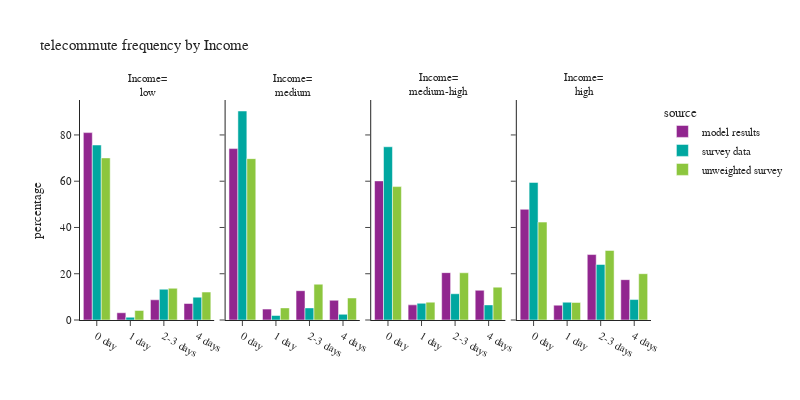

The notebook cell saved with this chart:
### Code cell
plot_segments(per_data,'hhincome_group','Income', 'Income')

### Figure 1 — Plotly figure (JSON) as saved in the notebook; plotly's stock layout.template omitted (floating-point values rounded to 4 significant figures)
{"data": [{"alignmentgroup": "True", "hovertemplate": "source=model results<br>hhincome_group=low<br>telecommute_frequency_des=%{x}<br>percentage=%{y}<extra></extra>", "legendgroup": "model results", "marker": {"color": "#91268F", "pattern": {"shape": ""}}, "name": "model results", "offsetgroup": "model results", "orientation": "v", "showlegend": true, "textposition": "auto", "type": "bar", "x": ["0 day", "1 day", "2-3 days", "4 days"], "xaxis": "x", "y": [81.01, 3.132, 8.729, 7.129], "yaxis": "y"}, {"alignmentgroup": "True", "hovertemplate": "source=model results<br>hhincome_group=medium<br>telecommute_frequency_des=%{x}<br>percentage=%{y}<extra></extra>", "legendgroup": "model results", "marker": {"color": "#91268F", "pattern": {"shape": ""}}, "name": "model results", "offsetgroup": "model results", "orientation": "v", "showlegend": false, "textposition": "auto", "type": "bar", "x": ["0 day", "1 day", "2-3 days", "4 days"], "xaxis": "x2", "y": [74.1, 4.706, 12.67, 8.527], "yaxis": "y2"}, {"alignmentgroup": "True", "hovertemplate": "source=model results<br>hhincome_group=medium-high<br>telecommute_frequency_des=%{x}<br>percentage=%{y}<extra></extra>", "legendgroup": "model results", "marker": {"color": "#91268F", "pattern": {"shape": ""}}, "name": "model results", "offsetgroup": "model results", "orientation": "v", "showlegend": false, "textposition": "auto", "type": "bar", "x": ["0 day", "1 day", "2-3 days", "4 days"], "xaxis": "x3", "y": [60.14, 6.546, 20.47, 12.85], "yaxis": "y3"}, {"alignmentgroup": "True", "hovertemplate": "source=model results<br>hhincome_group=high<br>telecommute_frequency_des=%{x}<br>percentage=%{y}<extra></extra>", "legendgroup": "model results", "marker": {"color": "#91268F", "pattern": {"shape": ""}}, "name": "model results", "offsetgroup": "model results", "orientation": "v", "showlegend": false, "textposition": "auto", "type": "bar", "x": ["0 day", "1 day", "2-3 days", "4 days"], "xaxis": "x4", "y": [47.86, 6.413, 28.29, 17.44], "yaxis": "y4"}, {"alignmentgroup": "True", "hovertemplate": "source=survey data<br>hhincome_group=low<br>telecommute_frequency_des=%{x}<br>percentage=%{y}<extra></extra>", "legendgroup": "survey data", "marker": {"color": "#00A7A0", "pattern": {"shape": ""}}, "name": "survey data", "offsetgroup": "survey data", "orientation": "v", "showlegend": true, "textposition": "auto", "type": "bar", "x": ["0 day", "1 day", "2-3 days", "4 days"], "xaxis": "x", "y": [75.65, 1.197, 13.3, 9.857], "yaxis": "y"}, {"alignmentgroup": "True", "hovertemplate": "source=survey data<br>hhincome_group=medium<br>telecommute_frequency_des=%{x}<br>percentage=%{y}<extra></extra>", "legendgroup": "survey data", "marker": {"color": "#00A7A0", "pattern": {"shape": ""}}, "name": "survey data", "offsetgroup": "survey data", "orientation": "v", "showlegend": false, "textposition": "auto", "type": "bar", "x": ["0 day", "1 day", "2-3 days", "4 days"], "xaxis": "x2", "y": [90.35, 1.95, 5.233, 2.466], "yaxis": "y2"}, {"alignmentgroup": "True", "hovertemplate": "source=survey data<br>hhincome_group=medium-high<br>telecommute_frequency_des=%{x}<br>percentage=%{y}<extra></extra>", "legendgroup": "survey data", "marker": {"color": "#00A7A0", "pattern": {"shape": ""}}, "name": "survey data", "offsetgroup": "survey data", "orientation": "v", "showlegend": false, "textposition": "auto", "type": "bar", "x": ["0 day", "1 day", "2-3 days", "4 days"], "xaxis": "x3", "y": [74.9, 7.223, 11.35, 6.53], "yaxis": "y3"}, {"alignmentgroup": "True", "hovertemplate": "source=survey data<br>hhincome_group=high<br>telecommute_frequency_des=%{x}<br>percentage=%{y}<extra></extra>", "legendgroup": "survey data", "marker": {"color": "#00A7A0", "pattern": {"shape": ""}}, "name": "survey data", "offsetgroup": "survey data", "orientation": "v", "showlegend": false, "textposition": "auto", "type": "bar", "x": ["0 day", "1 day", "2-3 days", "4 days"], "xaxis": "x4", "y": [59.46, 7.691, 24.01, 8.84], "yaxis": "y4"}, {"alignmentgroup": "True", "hovertemplate": "source=unweighted survey<br>hhincome_group=low<br>telecommute_frequency_des=%{x}<br>percentage=%{y}<extra></extra>", "legendgroup": "unweighted survey", "marker": {"color": "#8CC63E", "pattern": {"shape": ""}}, "name": "unweighted survey", "offsetgroup": "unweighted survey", "orientation": "v", "showlegend": true, "textposition": "auto", "type": "bar", "x": ["0 day", "1 day", "2-3 days", "4 days"], "xaxis": "x", "y": [70.08, 4.135, 13.71, 12.08], "yaxis": "y"}, {"alignmentgroup": "True", "hovertemplate": "source=unweighted survey<br>hhincome_group=medium<br>telecommute_frequency_des=%{x}<br>percentage=%{y}<extra></extra>", "legendgroup": "unweighted survey", "marker": {"color": "#8CC63E", "pattern": {"shape": ""}}, "name": "unweighted survey", "offsetgroup": "unweighted survey", "orientation": "v", "showlegend": false, "textposition": "auto", "type": "bar", "x": ["0 day", "1 day", "2-3 days", "4 days"], "xaxis": "x2", "y": [69.76, 5.238, 15.48, 9.524], "yaxis": "y2"}, {"alignmentgroup": "True", "hovertemplate": "source=unweighted survey<br>hhincome_group=medium-high<br>telecommute_frequency_des=%{x}<br>percentage=%{y}<extra></extra>", "legendgroup": "unweighted survey", "marker": {"color": "#8CC63E", "pattern": {"shape": ""}}, "name": "unweighted survey", "offsetgroup": "unweighted survey", "orientation": "v", "showlegend": false, "textposition": "auto", "type": "bar", "x": ["0 day", "1 day", "2-3 days", "4 days"], "xaxis": "x3", "y": [57.67, 7.714, 20.41, 14.21], "yaxis": "y3"}, {"alignmentgroup": "True", "hovertemplate": "source=unweighted survey<br>hhincome_group=high<br>telecommute_frequency_des=%{x}<br>percentage=%{y}<extra></extra>", "legendgroup": "unweighted survey", "marker": {"color": "#8CC63E", "pattern": {"shape": ""}}, "name": "unweighted survey", "offsetgroup": "unweighted survey", "orientation": "v", "showlegend": false, "textposition": "auto", "type": "bar", "x": ["0 day", "1 day", "2-3 days", "4 days"], "xaxis": "x4", "y": [42.32, 7.587, 30.07, 20.02], "yaxis": "y4"}], "layout": {"annotations": [{"font": {}, "showarrow": false, "text": "Income=<br>low", "x": 0.1175, "xanchor": "center", "xref": "paper", "y": 1.0, "yanchor": "bottom", "yref": "paper"}, {"font": {}, "showarrow": false, "text": "Income=<br>medium", "x": 0.3725, "xanchor": "center", "xref": "paper", "y": 1.0, "yanchor": "bottom", "yref": "paper"}, {"font": {}, "showarrow": false, "text": "Income=<br>medium-high", "x": 0.6275, "xanchor": "center", "xref": "paper", "y": 1.0, "yanchor": "bottom", "yref": "paper"}, {"font": {}, "showarrow": false, "text": "Income=<br>high", "x": 0.8825, "xanchor": "center", "xref": "paper", "y": 1.0, "yanchor": "bottom", "yref": "paper"}], "barmode": "group", "font": {"size": 11}, "height": 400, "legend": {"title": {"text": "source"}, "tracegroupgap": 0}, "title": {"text": "telecommute frequency by Income"}, "width": 800, "xaxis": {"anchor": "y", "domain": [0.0, 0.235], "title": {"text": ""}}, "xaxis2": {"anchor": "y2", "domain": [0.255, 0.49], "matches": "x", "title": {"text": ""}}, "xaxis3": {"anchor": "y3", "domain": [0.51, 0.745], "matches": "x", "title": {"text": ""}}, "xaxis4": {"anchor": "y4", "domain": [0.765, 1.0], "matches": "x", "title": {"text": ""}}, "yaxis": {"anchor": "x", "domain": [0.0, 1.0], "title": {"text": "percentage"}}, "yaxis2": {"anchor": "x2", "domain": [0.0, 1.0], "matches": "y", "showticklabels": false}, "yaxis3": {"anchor": "x3", "domain": [0.0, 1.0], "matches": "y", "showticklabels": false}, "yaxis4": {"anchor": "x4", "domain": [0.0, 1.0], "matches": "y", "showticklabels": false}}}
